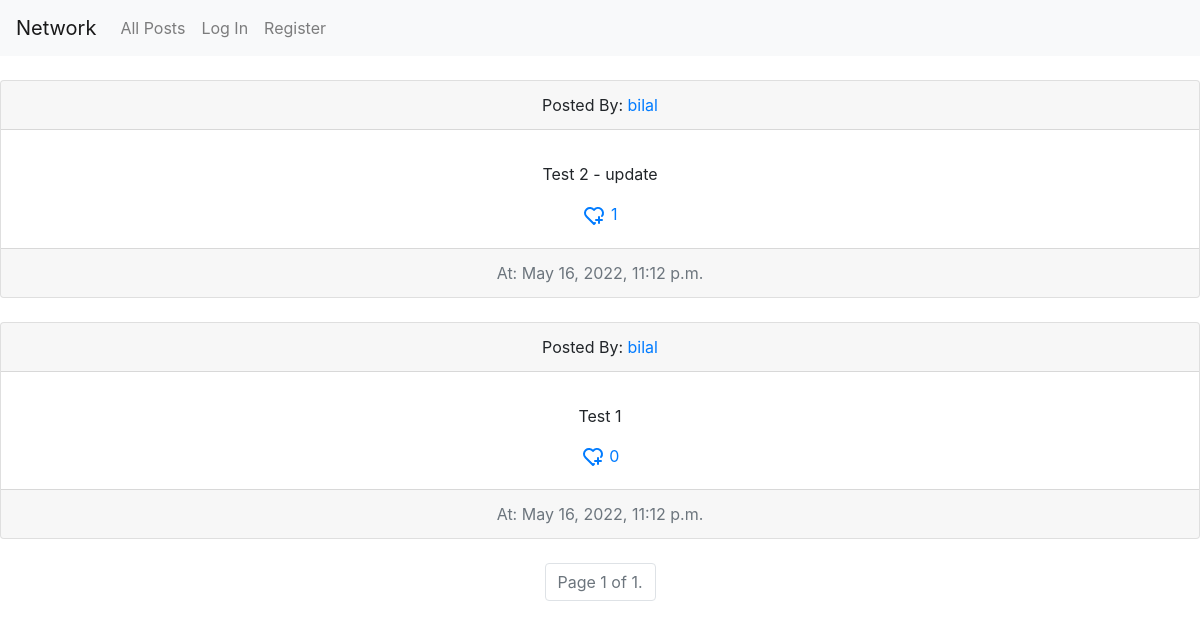
Page /?page=2 on the earlier database version.
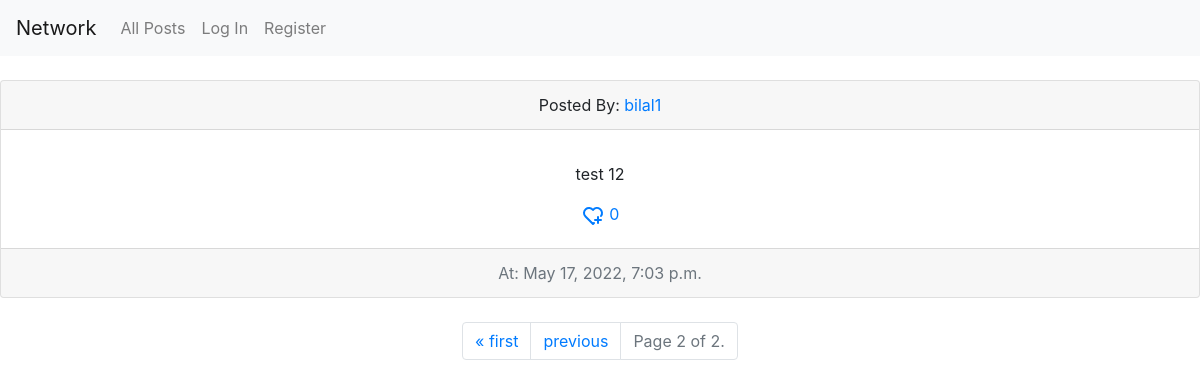
Same page on the later database version.
### network/models.py (models this page shows, shortened)
class Post(models.Model):
    user = models.ForeignKey(User, on_delete=models.CASCADE)
    content = models.TextField()
    time_created = models.DateTimeField(default=datetime.now())
    likes_counter = models.IntegerField(default=0)

class User(AbstractUser):
    pass

### network/views.py (the view)
# urls.py: path("", views.list_post, name="index"),
def list_post(request):
    form = PostForm()
    all_post = Post.objects.all()
    paginator = Paginator(all_post, 10)
    user = request.user
    page_number = request.GET.get('page')
    page_obj = paginator.get_page(page_number)
    return render(request, "network/list_post.html", context={
        "all_post": all_post,
        'page_obj': page_obj,
        'user': user,
        'form': form,
    })

### network/templates/network/list_post.html (shortened to what this page needs)
{% extends "network/layout.html" %}
{% block body %}
{% for contact in page_obj reversed %}
<br>
    <div class="card text-center">
        <div class="card-header">
           Posted By:
            <a href=" {% url 'fetch-profile' contact.user.id %}">
                {{contact.user}}
            </a>
        </div>
        <div class="card-body">
            <div id="container_{{contact.id}}">
            <p class="card-text" id="edit_link_{{contact.id}}_p">{{ contact.content }}</p>
                </div>
            <a href="" style="text-decoration: none" id="like_link_{{contact.id}}">
                <span id="like_icon{{contact.id}}">
                </span>
                <span id="span_like_counter_{{contact.id}}">
                    {{contact.likes_counter}}
                </span>
            </a>
        </div>
        <div class="card-footer text-muted" >
            At: {{ contact.time_created }}
        </div>
    </div>
{% endfor %}
<br>
<nav aria-label="Page navigation example">
    <ul class="pagination justify-content-center">
                {% if page_obj.has_previous %}
                    <li class="page-item ">
                        <a href="?page=1" class="page-link">&laquo; first</a>
                    </li>
                    <li class="page-item ">
                        <a href="?page={{ page_obj.previous_page_number }}" class="page-link">previous</a>
                    </li>
                {% endif %}
                    <li class="page-item disabled">
                        <a class="page-link" href="#">Page {{ page_obj.number }} of {{ page_obj.paginator.num_pages }}.</a>
                    </li>
    </ul>
</nav>
{% endblock %}

Differences in the rows shown:
no longer on this page (row unchanged): Post: user "bilal", content "Test 2 - update", likes_counter "1", time_created "May 16, 2022, 11:12 p.m."
no longer on this page (row edited): Post: user "bilal", content "Test 1", likes_counter "0", time_created "May 16, 2022, 11:12 p.m."
added Post: user "bilal1", content "test 12", likes_counter "0", time_created "May 17, 2022, 7:03 p.m."
Other differences:
{{ page_obj.number }}: "1" → "2"
{{ page_obj.paginator.num_pages }}: "1" → "2"
text now shown: "« first previous"
